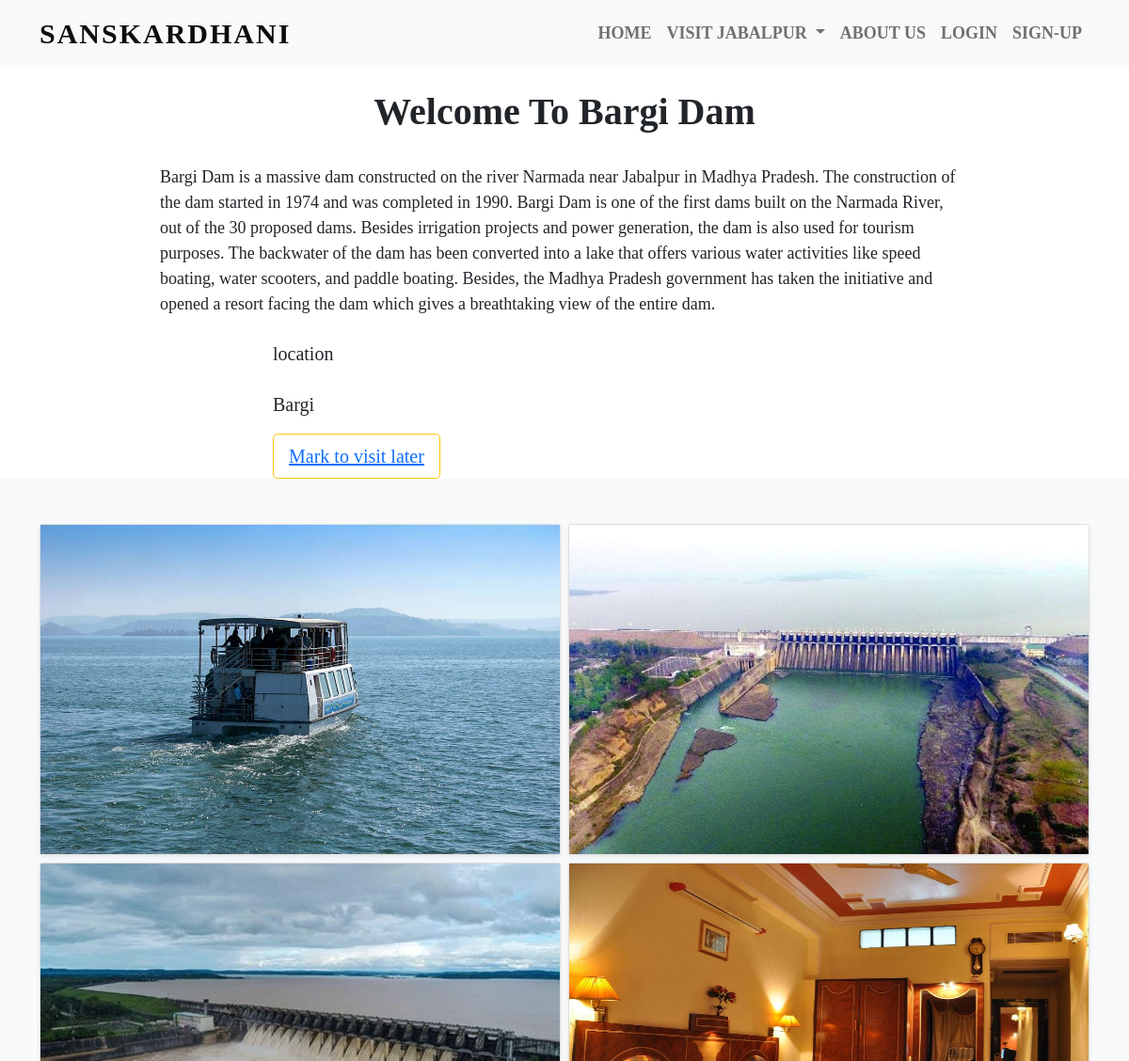
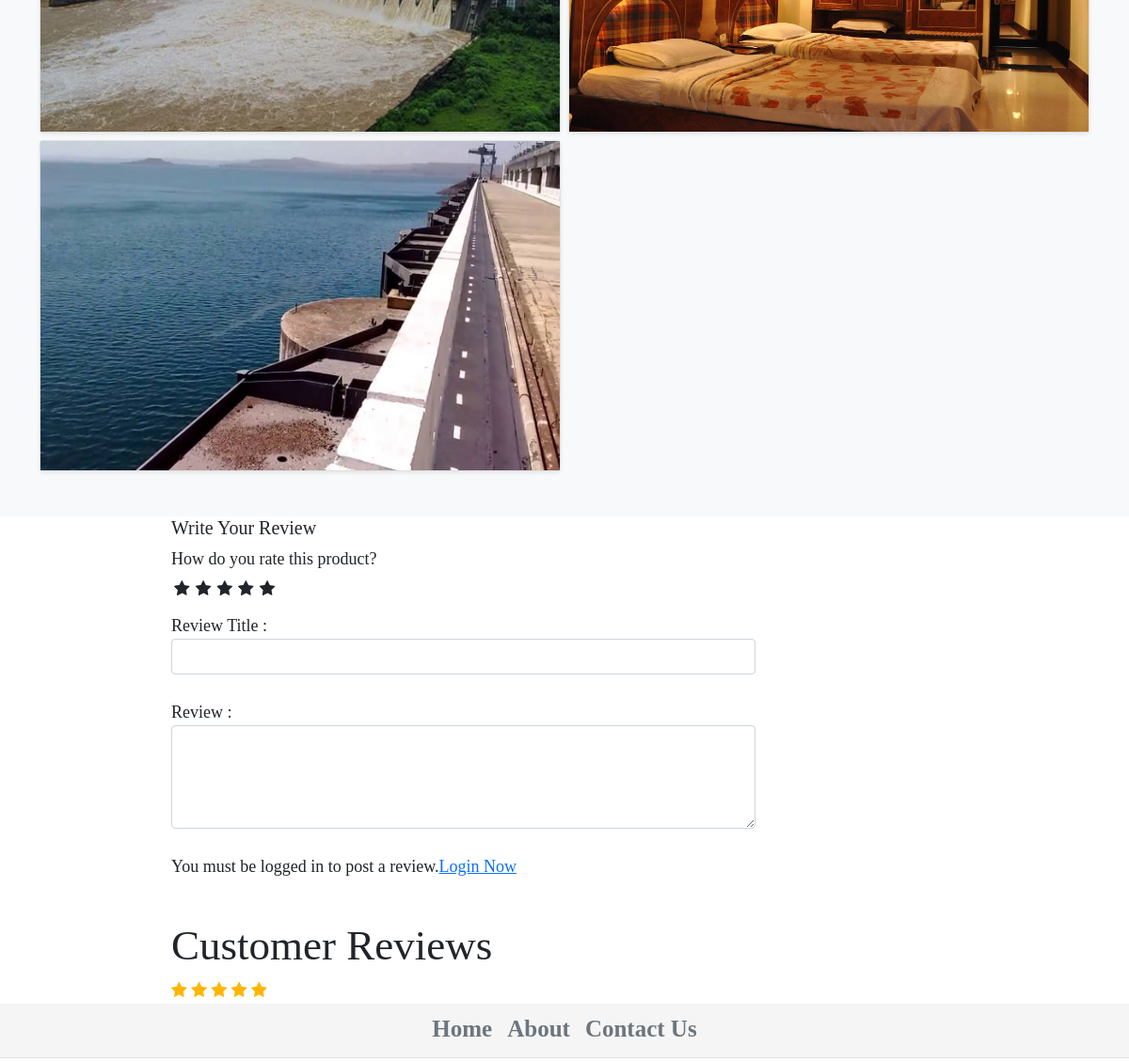
Screenshot of /sanskardhani/TourismPlaces/1/ with the database file from the repository (2 pictures, top to bottom).
### TourismPlaces/models.py (models this page shows, shortened)
class TourismPlaces(models.Model):
    place_name = models.CharField(max_length=100, blank=False)
    location = models.CharField(max_length=250, blank=False)
    description = models.TextField(max_length=1000, blank=False)
    place_pictures1 = models.ImageField(upload_to='TourismPlaces', blank=False)
    place_pictures2 = models.ImageField(upload_to='TourismPlaces', blank=True)
    place_pictures3 = models.ImageField(upload_to='TourismPlaces', blank=True)
    place_pictures4 = models.ImageField(upload_to='TourismPlaces', blank=True)
    place_pictures5 = models.ImageField(upload_to='TourismPlaces', blank=True)
    place_pictures6 = models.ImageField(upload_to='TourismPlaces', blank=True)
    place_pictures7 = models.ImageField(upload_to='TourismPlaces', blank=True)
    place_pictures8 = models.ImageField(upload_to='TourismPlaces', blank=True)
    class Meta:
        verbose_name = 'Tourism Places'
        verbose_name_plural = 'Tourism Places'

### TourismPlaces/views.py (the view)
# urls.py: path('<int:id>/', views.places, name='places'),
def places(request, id):
    places = TourismPlaces.objects.get(id=id)
    reviews = TourismPlaceReviewRating.objects.filter(status=True)
    data = {
        'places' : places,
        'reviews' : reviews
    }
    return render(request, "single_tourism_place.html", data)

### templates/single_tourism_place.html (shortened to what this page needs)
{% extends 'base.html' %}
{% load static %}
{% block content %}
<h1>Welcome To {{ places.place_name }}</h1><br>
  <p class="p1">{{ places.description }}</p>
  <div class="c1">
    <div class="d-flex justify-content-between align-items-center">
      <div class="btn-r">
        <h5>location</h5>
      </div><br><br>
    </div>
    <div class="d-flex justify-content-between align-items-center">
      <div class="btn-r">
        <h5>{{ places.location }}</h5>
      </div><br><br>
    </div>
    <button type="button"class="btn btn-lg btn-outline-warning"><a href="{% url 'AddMarkedPlacesTP' places.id %}">Mark to visit later</a></button>
  </div>
  <div class="album py-5 bg-light">
    <div class="container">
      <div class="row row-cols-1 row-cols-sm-2 row-cols-md-2 g-2">
        {% if places.place_pictures1 %}
        <div class="comb">
          <div class="card shadow-sm">
            <img src="{{ places.place_pictures1.url }}" width="100%" height="350" role="img">
          </div>
        </div>
        {% endif %}
        {% if places.place_pictures2 %}
        <div class="comb">
          <div class="card shadow-sm">
            <img src="{{ places.place_pictures2.url }}" width="100%" height="350" role="img">
          </div>
        </div>
        {% endif %}
        {% if places.place_pictures3 %}
        <div class="comb">
          <div class="card shadow-sm">
            <img src="{{ places.place_pictures3.url }}" width="100%" height="350" role="img">
          </div>
        </div>
        {% endif %}
        {% if places.place_pictures4 %}
        <div class="comb">
          <div class="card shadow-sm">
            <img src="{{ places.place_pictures4.url }}" width="100%" height="350" role="img">
          </div>
        </div>
        {% endif %}
        {% if places.place_pictures5 %}
        <div class="comb">
          <div class="card shadow-sm">
            <img src="{{ places.place_pictures5.url }}" width="100%" height="350" role="img">
          </div>
        </div>
        {% endif %}
      </div>
    </div>
  </div>
  <div class="row p1">
    <div class="col-md-9">
        <form action="{% url 'submit_review' places.id %}" method="POST">
            <h5> Write Your Review </h5>
            <div>
                <label>How do you rate this product?</label>
                <br>
                <div class="rate">
                    <input type="radio" name="rating" id="rating10" value="5" required/><label for="rating10" title="5"></label>
                    <input type="radio" name="rating" id="rating8" value="4" required/><label for="rating8" title="4"></label>
                    <input type="radio" name="rating" id="rating6" value="3" required/><label for="rating6" title="3"></label>
                    <input type="radio" name="rating" id="rating4" value="2" required/><label for="rating4" title="2"></label>
                    <input type="radio" name="rating" id="rating2" value="1" required/><label for="rating2" title="1"></label>
                </div>
<br>
                Review Title :
                <input type="text" class="form-control" name="subject">
                <br>
                Review :
                <textarea name="review" rows="4" class="form-control"></textarea>
                <br>
                {% if user.is_authenticated %}
                        <input type="submit" value="Submit Review" class="btn btn-primary">
                {% else %}
                <p>You must be logged in to post a review.<span><a href="{% url 'login' %}">Login Now</a></span></p>
                {% endif %}
            </div>
        </form>
    <br>
    <header class="section-heading">
        <h3>Customer Reviews </h3>
            <div class="rating-star">
                <span>
                    <i class="fa fa-star{% if single_product.averageReview < 0.5 %}-o{% elif single_product.averageReview >= 0.5 and single_product.averageReview < 1 %}-half-o{% endif %}" aria-hidden="true"></i>
                    <i class="fa fa-star{% if single_product.averageReview < 1.5 %}-o{% elif single_product.averageReview >= 1.5 and single_product.averageReview < 2 %}-half-o{% endif %}" aria-hidden="true"></i>
                    <i class="fa fa-star{% if single_product.averageReview < 2.5 %}-o{% elif single_product.averageReview >= 2.5 and single_product.averageReview < 3 %}-half-o{% endif %}" aria-hidden="true"></i>
                    <i class="fa fa-star{% if single_product.averageReview < 3.5 %}-o{% elif single_product.averageReview >= 3.5 and single_product.averageReview < 4 %}-half-o{% endif %}" aria-hidden="true"></i>
                    <i class="fa fa-star{% if single_product.averageReview < 4.5 %}-o{% elif single_product.averageReview >= 4.5 and single_product.averageReview < 5 %}-half-o{% endif %}" aria-hidden="true"></i>
                </span>
            </div>
    </header>
    </div>
</div>
</body>
{% endblock  %}

### images/css/style.css (style rules this page uses)
* { font-family: montserrat; }
h1 { margin-top: 3vh; text-align: center; font-weight: bold; }
h3 { font-size: 45px; }
.btn-r { text-align:right; margin-right: 50px; }
.p1 { margin-left: 170px; margin-right: 170px; font-weight: 500; font-size: large; }
.c1 { margin-left: 290px; margin-right: 0px; font-weight: bold; font-size: large; }

### images/css/custom.css (style rules this page uses)
.rate { display: inline-block; border: 0; }
.rate > label { float: right; }
.rate > label:before { display: inline-block; font-size: 1.1rem; font-family: FontAwesome; content: "\f005"; margin: 0; padding: 0.3rem .2rem; cursor: pointer; }
.rating-star i { color: #ffb503 !important; }

### rows the page displays
TourismPlaces: place_name "Bargi Dam", description "Bargi Dam is a massive dam constructed on the river Narmada near Jabalpur in Madhya Pradesh. The construction of the dam started in 1974 and was completed in 1990. Bargi Dam is one of the first dams built on the Narmada River, out of the 30 proposed dams. Besides irrigation projects and power generation, the dam is also used for tourism purposes. The backwater of the dam has been converted into a lake that offers various water activities like speed boating, water scooters, and paddle boating. Besides, the Madhya Pradesh government has taken the initiative and opened a resort facing the dam which gives a breathtaking view of the entire dam.", location "Bargi", place_pictures1 (picture), place_pictures2 (picture), place_pictures3 (picture), place_pictures4 (picture), place_pictures5 (picture)
